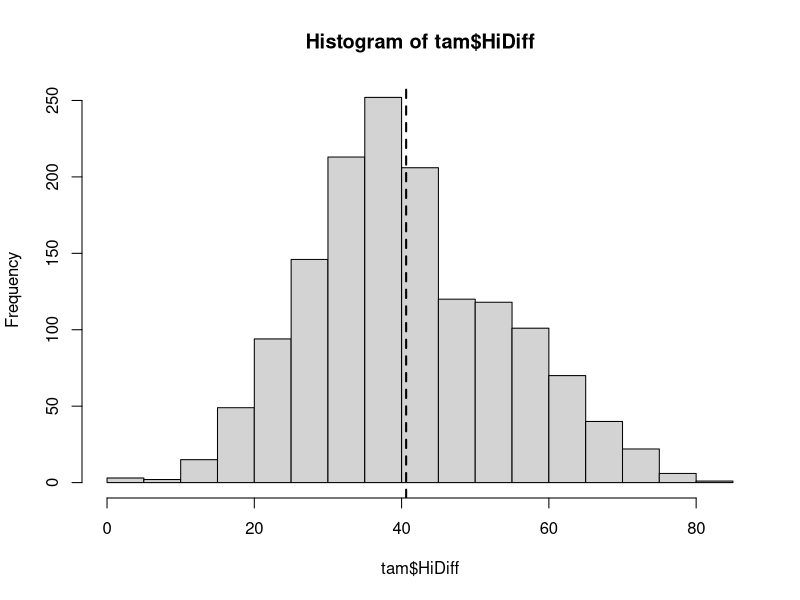
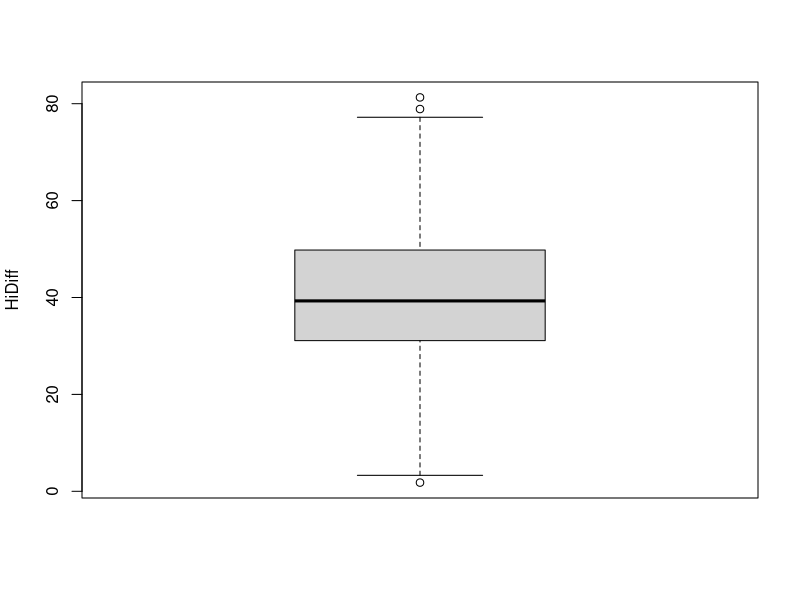

These charts were generated, in order, by the following R code:
## ---- chunk 1
knitr::opts_chunk$set(echo = TRUE)
knitr::opts_chunk$set(dev = "png",
                      dpi = 600,
                      echo = FALSE,
                      cache = FALSE)
options(repos = list(CRAN="http://cran.rstudio.com/"))
install.packages('tidyverse') 
library(tidyverse)
## ---- chunk 2
tam <- read.csv('tam.csv') #Read in the data file
tam <- as_tibble(tam)
tam
## ---- chunk 3
hist(tam$HiDiff)
abline(v = mean(tam$HiDiff), lty =2, lwd= 2) #This adds a line at the mean. "lty" is the line type, 2 is dashed; "lwd" is the line width
## ---- chunk 4
mean(tam$HiDiff)
sd(tam$HiDiff)
median(tam$HiDiff)
## ---- chunk 5
boxplot(tam$HiDiff, ylab="HiDiff")
